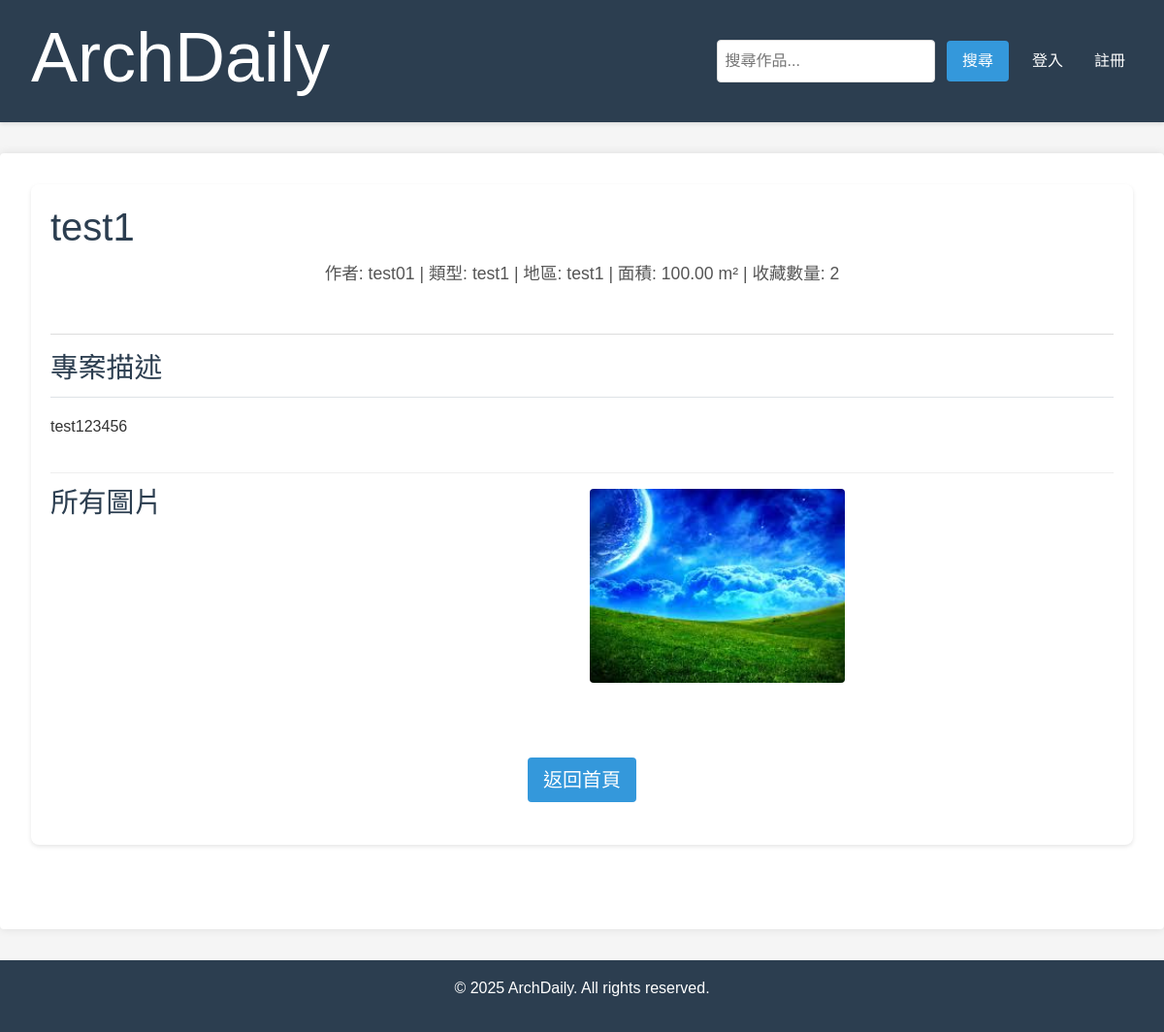
/projects/3/, run on the app's committed database.
### projects/models.py (models this page shows, shortened)
class Project(models.Model):
    title = models.CharField(max_length=255)
    author = models.ForeignKey(User, on_delete=models.CASCADE, related_name='projects')
    project_type = models.CharField(max_length=100) # e.g., 'Residential', 'Commercial'
    region = models.CharField(max_length=100)
    area = models.DecimalField(max_digits=10, decimal_places=2, null=True, blank=True)
    description = RichTextField(blank=True)
    created_at = models.DateTimeField(auto_now_add=True)
    updated_at = models.DateTimeField(auto_now=True)

class ProjectImage(models.Model):
    project = models.ForeignKey(Project, on_delete=models.CASCADE, related_name='images')
    image = models.ImageField(upload_to='project_images/')
    is_key_image = models.BooleanField(default=False) # For the 3-5 key images gallery

### projects/views.py (the view, shortened to what this page needs)
# urls.py: path('projects/<int:pk>/', views.project_detail, name='project_detail'),
def project_detail(request, pk):
    project = get_object_or_404(Project, pk=pk)
    key_images = project.images.filter(is_key_image=True).order_by('id')[:5] # Get up to 5 key images
    all_images = project.images.all().order_by('id')
    is_bookmarked = False
    bookmark_pk = None
    bookmark_form = None # 為未登入使用者預設為 None
    context = {
        'project': project,
        'key_images': key_images,
        'all_images': all_images,
        'is_bookmarked': is_bookmarked,
        'bookmark_form': bookmark_form,
        'bookmark_pk': bookmark_pk, # Pass bookmark_pk to the template
    }
    return render(request, 'projects/project_detail.html', context)

### projects/templates/projects/project_detail.html (shortened to what this page needs)
{% extends 'base.html' %}
{% load static %}
{% load widget_tweaks %}
{% block content %}
<div class="project-detail-container">
    <div class="project-header-section">
        <h1 class="project-title">{{ project.title }}</h1>
        <p class="project-meta">
            作者: {{ project.author.username }} |
            類型: {{ project.project_type }} |
            地區: {{ project.region }}
            {% if project.area %} | 面積: {{ project.area }} m²{% endif %}
            | 收藏數量: {{ project.bookmarked_by.count }}
        </p>
    </div>
    {% if project.description %}
        <div class="project-description-section">
            <div class="d-flex justify-content-between align-items-center mb-3 pb-3 border-bottom">
                <h3 class="section-title mb-0">專案描述</h3>
            </div>
            <div class="description-content">{{ project.description|safe }}</div>
        </div>
    {% endif %}
    {% if all_images %}
        <div class="project-image-gallery all-images-gallery">
            <h3 class="section-title">所有圖片</h3>
            <div class="all-images-grid">
                {% for image in all_images %}
                    <img src="{{ image.image.url }}" alt="{{ project.title }} - 圖片 {{ forloop.counter }}" loading="lazy">
                {% endfor %}
            </div>
        </div>
    {% endif %}
    <div class="back-to-home-section mt-4 mb-4">
        <a href="{% url 'home' %}" class="btn btn-primary btn-lg">返回首頁</a>
    </div>
</div>
{% endblock content %}

### static/css/main.css (style rules this page uses)
:root { --primary-color: #2c3e50; --secondary-color: #34495e; --accent-color: #3498db; --text-color: #333; --light-gray: #f5f5f5; --white-color: #ffffff; --border-color: #ddd; --spacing-xsmall: 0.25rem; --spacing-small: 0.5rem; --spacing-medium: 1rem; --spacing-large: 2rem; --border-radius: 4px; --success-color: #2ecc71; --warning-color: #f1c40f; --error-color: #e74c3c; }
html, body { height: 100%; margin: 0; padding: 0; font-family: 'Noto Sans TC', sans-serif; line-height: 1.6; color: var(--text-color); background-color: var(--light-gray); }
.btn { padding: 0.5rem 1rem; border: none; border-radius: var(--border-radius); cursor: pointer; transition: background-color 0.3s ease; }
.btn-primary { background-color: var(--accent-color); color: var(--white-color); width: auto; margin-top: var(--spacing-large); display: inline-block; }
.mb-3 { margin-bottom: var(--spacing-medium); }
.project-meta { text-align: center; color: #666; margin-bottom: var(--spacing-large); font-size: 0.9em; }
.all-images-gallery { display: grid; grid-template-columns: repeat(auto-fit, minmax(200px, 1fr)); gap: var(--spacing-medium); margin-top: var(--spacing-large); border-top: 1px solid #eee; padding-top: var(--spacing-medium); }
.all-images-gallery img { max-width: 100%; width: auto; height: auto; border-radius: var(--border-radius); }

### projects/templates/projects/project_detail.html (style rules this page uses)
.project-detail-container { padding: 20px; background-color: #fff; border-radius: 8px; box-shadow: 0 2px 4px rgba(0,0,0,0.1); margin-bottom: 2rem; }
.project-header-section { margin-bottom: 20px; border-bottom: 1px solid var(--border-color); padding-bottom: 15px; }
.project-title { font-size: 2.5rem; color: var(--primary-color); margin-bottom: 10px; }
.project-meta { font-size: 1.1rem; color: #555; }
.project-description-section { margin-bottom: 30px; }
.section-title { font-size: 1.8rem; color: var(--primary-color); margin: 0; padding: 0; line-height: 1; }
.description-content { font-size: 1rem; line-height: 1.8; color: #333; }
.project-image-gallery { margin-bottom: 30px; }
.project-image-gallery img { max-width: 100%; height: auto; border-radius: 8px; margin-bottom: 15px; display: block; }
.all-images-gallery .section-title { margin-top: 0; margin-bottom: 20px; }
.all-images-grid { display: grid; grid-template-columns: repeat(auto-fill, minmax(250px, 1fr)); gap: 15px; }
.all-images-grid img { width: 100%; height: 200px; object-fit: cover; border-radius: 4px; }
.back-to-home-section { text-align: center; }

### data on the page
Project: title "test1", author.username "test01", project_type "test1", region "test1", area "100.00", bookmarked_by.count "2", description "test123456"
ProjectImage: image (picture)
